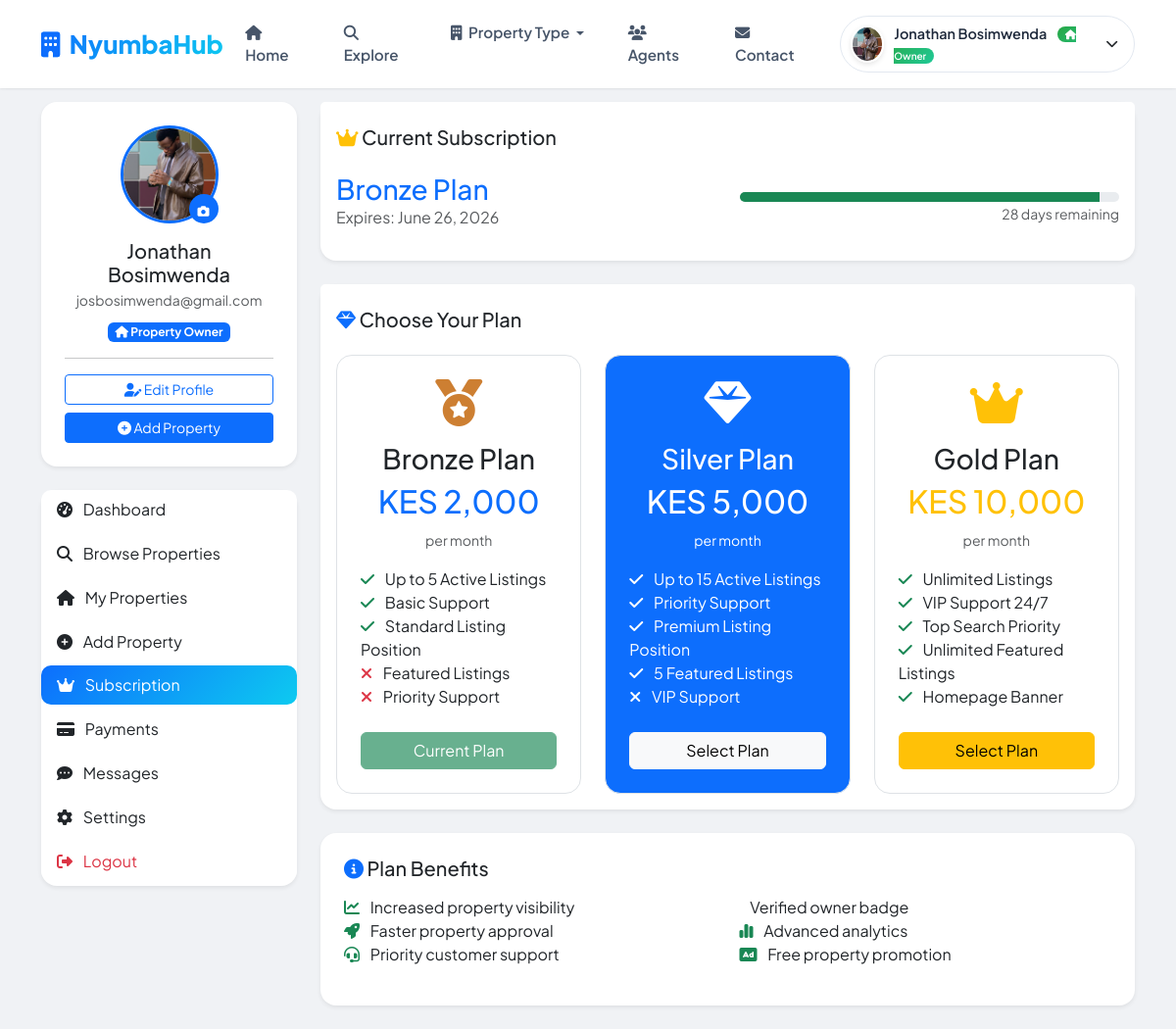
Page /subscription.php (signed in) on the committed database.
### tables this page shows
CREATE TABLE `users` (
  `id` int(11) NOT NULL,
  `full_name` varchar(255) NOT NULL,
  `email` varchar(255) NOT NULL,
  `password` varchar(255) NOT NULL,
  `phone` varchar(20) DEFAULT NULL,
  `bio` text DEFAULT NULL,
  `facebook_link` varchar(255) DEFAULT NULL,
  `twitter_link` varchar(255) DEFAULT NULL,
  `instagram_link` varchar(255) DEFAULT NULL,
  `last_login` timestamp NULL DEFAULT NULL,
  `profile_image` varchar(255) DEFAULT 'default-avatar.png',
  `user_type` enum('user','admin','super_admin') DEFAULT 'user',
  `role` enum('user','admin','super_admin') DEFAULT 'user',
  `is_verified` tinyint(1) DEFAULT 0,
  `verification_badge` tinyint(1) DEFAULT 0,
  `subscription_plan` enum('bronze','silver','gold') DEFAULT 'bronze',
  `subscription_expiry` date DEFAULT NULL,
  `created_at` timestamp NOT NULL DEFAULT current_timestamp(),
  `updated_at` timestamp NOT NULL DEFAULT current_timestamp() ON UPDATE current_timestamp(),
  `status` enum('active','suspended','deleted') DEFAULT 'active'
);

CREATE TABLE `subscriptions` (
  `id` int(11) NOT NULL,
  `user_id` int(11) NOT NULL,
  `plan` enum('bronze','silver','gold') NOT NULL,
  `amount` decimal(10,2) NOT NULL,
  `start_date` date NOT NULL,
  `end_date` date NOT NULL,
  `status` enum('active','expired','cancelled') DEFAULT 'active',
  `payment_id` int(11) DEFAULT NULL,
  `created_at` timestamp NOT NULL DEFAULT current_timestamp()
);

### subscription.php (the view, shortened to what the rows shown need)
<?php
require_once 'includes/config.php';
$user_id = $_SESSION['user_id'];
$user = getUserById($user_id);
$stmt = $pdo->prepare("SELECT * FROM subscriptions WHERE user_id = ? AND status = 'active' AND end_date >= CURDATE() ORDER BY end_date DESC LIMIT 1");
$stmt->execute([$user_id]);
$current_subscription = $stmt->fetch();
require_once 'includes/header.php';
?>
<div class="container py-4">
    <div class="row">
        <div class="col-lg-3 mb-4">
            <?php include 'includes/user-sidebar.php'; ?>
        </div>
        <div class="col-lg-9">
            <?php if($current_subscription): ?>
            <div class="card border-0 shadow-sm rounded-4 mb-4">
                <div class="card-header bg-white border-0 pt-4">
                    <h5 class="mb-0"><i class="fas fa-crown text-warning"></i> Current Subscription</h5>
                </div>
                <div class="card-body">
                    <div class="row align-items-center">
                        <div class="col-md-6">
                            <h3 class="text-primary mb-0"><?php echo ucfirst($current_subscription['plan']); ?> Plan</h3>
                            <p class="text-muted">Expires: <?php echo date('F d, Y', strtotime($current_subscription['end_date'])); ?></p>
                        </div>
                        <div class="col-md-6 text-md-end">
                            <div class="progress" style="height: 10px;">
                                <?php
                                $total_days = 30;
                                $days_left = (strtotime($current_subscription['end_date']) - time()) / 86400;
                                $percentage = ($days_left / $total_days) * 100;
                                ?>
                                <div class="progress-bar bg-success" style="width: <?php echo $percentage; ?>%"></div>
                            </div>
                            <small class="text-muted"><?php echo round($days_left); ?> days remaining</small>
                        </div>
                    </div>
                </div>
            </div>
            <?php endif; ?>
            <div class="card border-0 shadow-sm rounded-4">
                <div class="card-body">
                    <div class="row g-4">
                        <div class="col-md-4">
                            <div class="pricing-card text-center p-4 border rounded-4 h-100">
                                <div class="price mb-3">
                                    <h2 class="text-primary">KES 2,000</h2>
                                </div>
                            </div>
                        </div>
                        <div class="col-md-4">
                            <div class="pricing-card text-center p-4 border rounded-4 h-100 bg-primary text-white">
                                <div class="price mb-3">
                                    <h2>KES 5,000</h2>
                                </div>
                            </div>
                        </div>
                        <div class="col-md-4">
                            <div class="pricing-card text-center p-4 border rounded-4 h-100">
                                <div class="price mb-3">
                                    <h2 class="text-warning">KES 10,000</h2>
                                </div>
                            </div>
                        </div>
                    </div>
                </div>
            </div>
        </div>
    </div>
</div>

### includes/header.php (shortened to what the rows shown need)
<?php
$loggedInUser = null;
if(isLoggedIn() && isset($_SESSION['user_id'])) {
    $loggedInUser = getUserById($_SESSION['user_id']);
}
$user_role = isset($_SESSION['user_role']) ? $_SESSION['user_role'] : 'user';
$is_admin = ($user_role == 'admin');
$is_super_admin = ($user_role == 'super_admin');
?>
<!DOCTYPE html>
<html lang="en">
<head>
    <link href="https://cdn.jsdelivr.net/npm/bootstrap@5.3.0/dist/css/bootstrap.min.css" rel="stylesheet">
    <link rel="stylesheet" href="https://cdnjs.cloudflare.com/ajax/libs/font-awesome/6.4.0/css/all.min.css">
</head>
<body>
<nav class="modern-navbar" id="mainNav">
    <div class="container">
        <div class="d-flex align-items-center justify-content-between">
            <div class="d-none d-lg-flex align-items-center" id="navMenu">
                <div class="ms-3">
                    <?php if(isLoggedIn() && isset($_SESSION['user_id'])): ?>
                        <div class="dropdown">
                            <div class="user-dropdown-btn" data-bs-toggle="dropdown" aria-expanded="false">
                                <?php
                                $profileImg = 'default-avatar.png';
                                if(isset($loggedInUser['profile_image']) && $loggedInUser['profile_image'] && $loggedInUser['profile_image'] != 'default-avatar.png') {
                                    $profileImg = $loggedInUser['profile_image'];
                                }
                                ?>
                                <img src="<?php echo SITE_URL . 'uploads/profiles/' . $profileImg; ?>" class="user-avatar" alt="Avatar">
                                <span class="user-name">
                                    <?php echo htmlspecialchars($_SESSION['user_name'] ?? 'User'); ?>
                                    <?php if($is_super_admin): ?>
                                        <span class="super-badge"><i class="fas fa-shield-alt"></i> Super Admin</span>
                                    <?php elseif($is_admin): ?>
                                        <span class="admin-badge"><i class="fas fa-home"></i> Owner</span>
                                    <?php else: ?>
                                        <span class="user-badge"><i class="fas fa-user"></i> Seeker</span>
                                    <?php endif; ?>
                                </span>
                                <i class="fas fa-chevron-down" style="font-size: 0.8rem;"></i>
                            </div>
                        </div>
                    <?php endif; ?>
                </div>
            </div>
        </div>
    </div>
</nav>
</body>
</html>

### includes/user-sidebar.php (shortened to what the rows shown need)
<?php
$user_role = $user['role'] ?? $_SESSION['user_role'] ?? 'user';
$is_admin = ($user_role == 'admin');
$is_super_admin = ($user_role == 'super_admin');
?>
<div class="card border-0 shadow-sm rounded-4">
    <div class="card-body text-center p-4">
        <div class="position-relative d-inline-block mb-3">
            <img src="<?php echo SITE_URL . 'uploads/profiles/' . (isset($user['profile_image']) && $user['profile_image'] && $user['profile_image'] != 'default-avatar.png' ? $user['profile_image'] : 'default-avatar.png'); ?>"
                 class="rounded-circle" width="100" height="100" style="object-fit: cover; border: 3px solid #0d6efd;">
            <a href="profile.php" class="position-absolute bottom-0 end-0 bg-primary rounded-circle p-1" style="width: 30px; height: 30px;">
                <i class="fas fa-camera text-white" style="font-size: 12px;"></i>
            </a>
        </div>
        <h5 class="mb-1"><?php echo htmlspecialchars($user['full_name'] ?? 'User'); ?></h5>
        <p class="text-muted small mb-2"><?php echo htmlspecialchars($user['email'] ?? ''); ?></p>
        <div class="mb-3">
            <?php if($is_super_admin): ?>
                <span class="badge bg-danger">
                    <i class="fas fa-shield-alt"></i> Super Admin
                </span>
            <?php elseif($is_admin): ?>
                <span class="badge bg-primary">
                </span>
            <?php else: ?>
                <span class="badge bg-secondary">
                    <i class="fas fa-user"></i> Property Seeker
                </span>
            <?php endif; ?>
        </div>
        <hr>
        <div class="d-grid gap-2">
            <a href="profile.php" class="btn btn-outline-primary btn-sm">
            </a>
            <?php if($is_admin || $is_super_admin): ?>
                <a href="add-property.php" class="btn btn-primary btn-sm">
                </a>
            <?php endif; ?>
        </div>
    </div>
</div>

### rows in the picture
users: profile_image (picture), full_name "Jonathan Bosimwenda", email "josbosimwenda@gmail.com"
subscriptions: plan "Bronze", end_date "June 26, 2026"

### other values in the picture
$_SESSION['user_name'] "Jonathan Bosimwenda"
